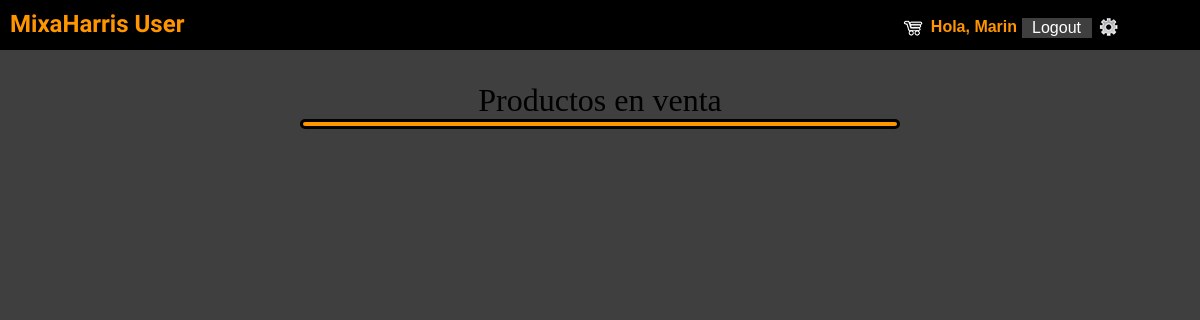
Before: /main/store/store.php?seccion=GAcusticas (signed in) with the older database file.
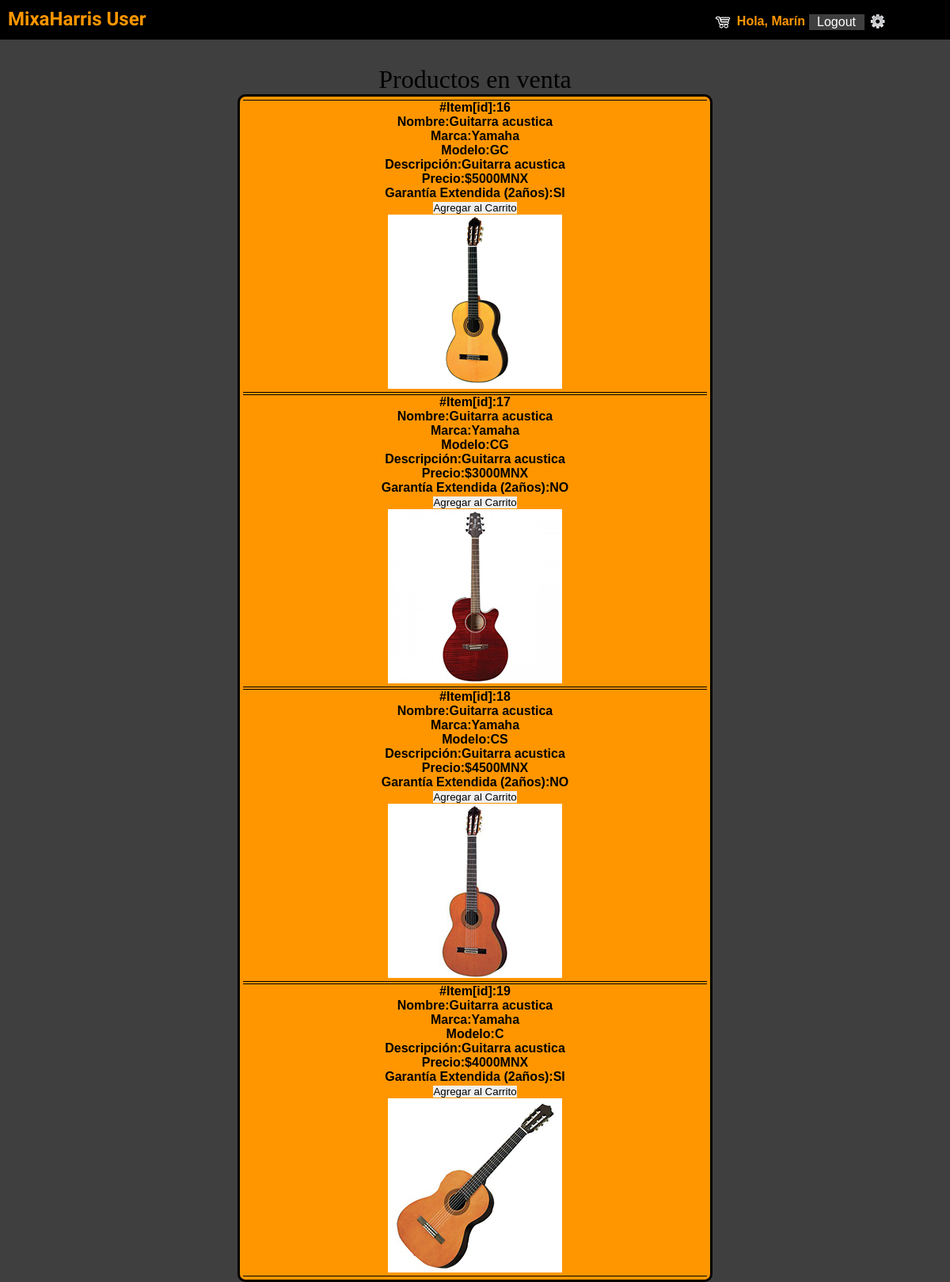
After: the same page with the newer database file.
### tables this page shows
CREATE TABLE IF NOT EXISTS `productos` (
  `idproductos` int(11) NOT NULL AUTO_INCREMENT,
  `productosNombre` varchar(45) NOT NULL,
  `productosMarca` varchar(45) NOT NULL,
  `productosModelo` varchar(45) NOT NULL,
  `productosDescripcion` varchar(60) NOT NULL,
  `productosPrecio` double NOT NULL,
  `productosTipo` varchar(45) NOT NULL,
  `productosGarantia` tinyint(1) NOT NULL,
  `proveedor_idproveedor` int(11) NOT NULL,
  PRIMARY KEY (`idproductos`,`proveedor_idproveedor`),
  UNIQUE KEY `idproductos_UNIQUE` (`idproductos`),
  KEY `fk_productos_proveedor_idx` (`proveedor_idproveedor`)
);

### main/lib/storelib.php (called while the page is built, shortened)
<?php
function obtenerCatalogoSeccion($tipo){
	$sql = "SELECT * FROM productos WHERE productosTipo = '$tipo'";
	$productos= array();
		$result= mysql_query($sql);
		$i= 0;
		while ($row=mysql_fetch_object($result)){
			$productos[$i]= $row;
			$i++;
		}
		return $productos;
}
?>

### main/store/store.php (the view, shortened to what this page needs)
<!doctype html>
<html lang="es">
<head>
	<link rel='stylesheet' type='text/css' href = "../../lib/style.css">
</head>
<body>
<?php
require_once("../lib/storelib.php");
$usuario = $_SESSION['usuario'];
if(empty($_GET['seccion'])){
echo "No es posible acceder a esta página en este momento <a href='home.php'>Regresa</a>";
}else{
$seccion = $_GET['seccion'];
echo $seccion."<br>";
$productos = obtenerCatalogoSeccion($seccion);
	$priv = null;
	foreach ($usuario as $key => $atrib) {
		$priv = $atrib;
	}
	$nombre =(($priv == 1) ? $usuario->clientesNombre : $usuario->administradorNombre);
	$href = (($priv == 1) ? "../../main/pagindex/userindex.php" : "../../main/pagindex/adminindex.php");
echo "";?>
<div id='navegador'>
			<div id='homeLogo'>MixaHarris User</div>
				<div id='navHome'>
<a class="Bcarrito" href="carrito.php" title="Carrito de compras">conf</a>
					Hola, <?php echo $nombre;?>
					<form action='../../login/logout.php' id='blogout'>
						<input id='button' type='submit' value='Logout'>
					</form>
					<a class="Bca" href=<?php echo "'".$href."'"; ?>  title="Configurar datos personales">conf</a>
				 </div>
		</div>
<div id='containerAdmin1'>
						<center><h2>MixaHarris</h2></center>
							<center><p class='hdm'>Productos en venta</p></center>
<?php
echo "<table id='cata'>";
foreach ($productos as $key => $prod) {
	echo "<tr><td>";
	$href="'carrito.php?idproducto={$prod->idproductos}'";
	echo"<seccion class='catalogo'><div>#Item[id]:".$prod->idproductos."</div>";
	echo"<div float='left'>Nombre:".$prod->productosNombre."</div>";
	echo"<div>Marca:".$prod->productosMarca."</div>";
	echo"<div>Modelo:".$prod->productosModelo."</div>";
	echo"<div>Descripci&oacute;n:".$prod->productosDescripcion."</div>";
	echo"<div>Precio:$".$prod->productosPrecio."MNX</div>";
	echo"<div>Garantía Extendida (2a&ntilde;os):".(($prod->productosGarantia == 1)?"SI":"NO")."</div>";
	echo "<div><input type='button' value='Agregar al Carrito'"."onclick=\"location.href=".$href."\">";
	echo"<div><img class='imgStoreCat' src='../../images/productos/".$prod->idproductos.".jpg' value='prod'>";
	echo"</seccion><br>";
	echo "</tr></td>";
	}
}
echo "</table>";
?>
</div>
</body>
</html>

Changed rows visible on the page:
added productos: idproductos "16", productosNombre "Guitarra acustica", productosMarca "Yamaha", productosModelo "GC", productosDescripcion "Guitarra acustica", productosPrecio "5000", productosGarantia "SI", shows a picture
added productos: idproductos "17", productosNombre "Guitarra acustica", productosMarca "Yamaha", productosModelo "CG", productosDescripcion "Guitarra acustica", productosPrecio "3000", productosGarantia "NO", shows a picture
added productos: idproductos "18", productosNombre "Guitarra acustica", productosMarca "Yamaha", productosModelo "CS", productosDescripcion "Guitarra acustica", productosPrecio "4500", productosGarantia "NO", shows a picture
added productos: idproductos "19", productosNombre "Guitarra acustica", productosMarca "Yamaha", productosModelo "C", productosDescripcion "Guitarra acustica", productosPrecio "4000", productosGarantia "SI", shows a picture
Other visible differences:
$nombre: "Marin" → "Marín"
